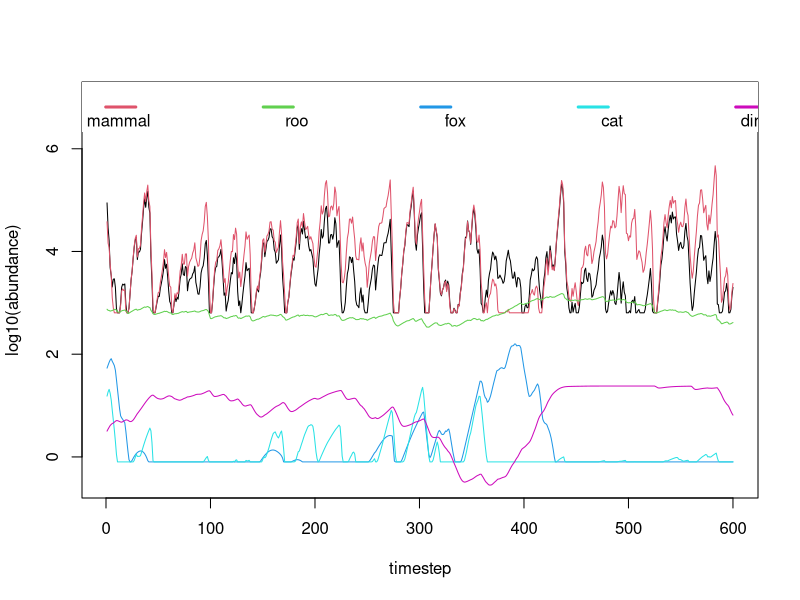
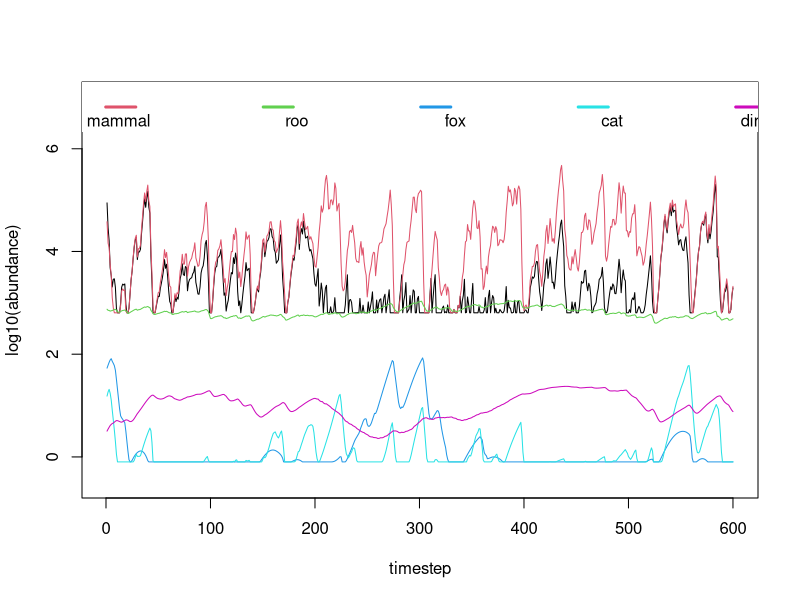
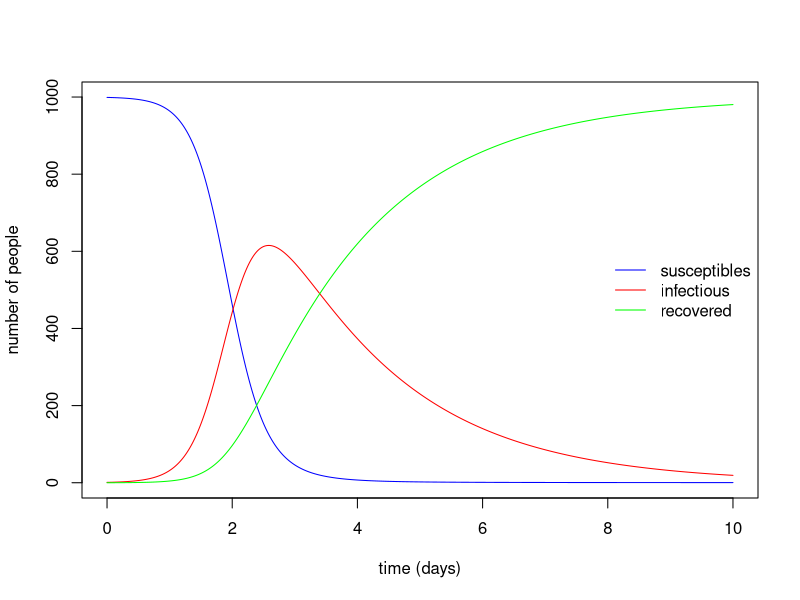

R code for these plots, in order:
## ---- chunk 1
#### Parameter values
veg_term1 <- 55.12
veg_term2 <- 0.0153
veg_term3 <- 0.00056
veg_term4 <- 2.5

min_fox <- 0.0001
min_cat <- 0.0001

roo_weight <- 26

##### fox parameters
min_r_fox <- 0.56
upper_r_fox <- 0.77
d_fox <- 3.2            # demographic efficiency

max_c_fr <- 1.096
max_c_fb <- 1.096

# half saturation density for functional responses
hs_rab_f <- 1.32      # over rabbit
hs_bilby_f <- 0.99    # over bilby
##### end fox parameters

##### cat parameters
min_r_cat <- 0.56
upper_r_cat <- 0.81
d_cat <- .6  # this is the demographic efficiency for cats - varied between 2 and 5 in Robley's report

max_c_cr <- 0.874
max_c_cb <- 2.874

# half saturation density for functional responses
hs_rab_c <- 0.5       # over rabbit
hs_bilby_c <- 0.99    # over bilby
##### end cat parameters

##### small native mammal parameters
bilby_weight <- 0.782
min_r_bilby <- 4.6
upper_r_bilby <- 5.5
d_bilby <- 0.0045
##### end small native mammal parameters

##### rabbit parameters
rabbit_weight <- 0.782
min_r_rabbit <- 4.6
upper_r_rabbit <- 5.5
d_rabbit <- 0.0045

# the following two parameters are applied to both rabbits and small mammals
max_c_rv <- 0.068       # maximum intake of vegetation by rabbit
f_rv <- 138             # foraging efficiency of rabbit on vegetation
###### end rabbit parameters


##### dingo parameters
max_c_dk <- 0.68      # maximum intake rate of kangaroo
f_dk <- .1            # foraging efficiency on kangaroo

max_c_dr <- 0.2       # maximum intake rate of rabbit
f_dr <- .4            # foraging efficiency on rabbit

min_r_dingo <- 1.22   # maximum rate of decrease
max_r_dingo <- 0.63
d_dingo <- 2.5       # demographic efficiency of dingo
K_dingo <- 0.003      # carrying capacity of dingo per hectare

d_int_fox <- .7      # maximun killing rate of fox
d_int_cat <- .3       # maximum killing rate of cat

f_df <- 0.3           # foraging efficiency on fox
f_dc <- 0.3           # foraging efficiency on cat
##### end dingo parameters

##### kangaroo parameters
min_r_roo <- 1.6      # maximum rate of decrease of kangaroo
upper_r_roo <- 1.7496
d_roo <- 142.9

max_c_kv <- 0.086
f_kv <- 34
##### end kangaroo parameters

## ---- chunk 2
# This function contains the model specifications. It executes one single iteration of the model
# following the mathematical formulation presented in Lurgi et al. (2018) Journal of Applied Ecology
ExecuteIterationGeneralised <- function(current_abs, i, current_qt, kill='', fraction=0){
  ###### species order (and index) in current_abs (and next_abs) (vectors of abundances):
  ###### vegetation (1), rabbit (2), small-mammal (3), kangaroo (4), fox (5), cat (6), dingo (7)
  
  veg <- current_abs[1]
  rabbits <- current_abs[2]
  bilby <- current_abs[3]
  roos <- current_abs[4]
  fox <- current_abs[5]
  cat <- current_abs[6]
  dingoes <- current_abs[7]
  
  if(current_qt == 3){
    if(kill == 'rabbit'){ rabbits <- rabbits - (rabbits * fraction) }
    if(kill == 'dingo' ){ dingoes <- dingoes - (dingoes * fraction) }
    if(kill == 'fox'){ fox <- fox - (fox * fraction) }
    if(kill == 'cat'){ cat <- cat - (cat * fraction) }
  }
  
  R <- rainfall_data[ceiling(i/4),(current_qt+1)]
  
  ####### gains (numerical responses)
  veg_per_ha <- veg/8000
  
  veg_growth <- (-veg_term1) - (veg_term2 * veg_per_ha) - (veg_term3 * (veg_per_ha**2)) + (veg_term4 * R)
  
  veg_growth <- veg_growth * 8000
  
  g_rabbits <- ( ( (max_c_fr / rabbit_weight) * ((rabbits)**2))  / ( ((hs_rab_f*8000)**2) + (rabbits)**2) )
  rabbits_taken_fox <- ((365/4) * ( ((fox) * g_rabbits)  / (rabbits) )) 
  
  g_rabbits_cat <- (( (max_c_cr / rabbit_weight) * (rabbits)) / (( hs_rab_c * 8000) + (rabbits)))
  rabbits_taken_cat <- ((365/4) * ( ((cat) * g_rabbits_cat)  / (rabbits) )) 
  
  g_bilbies <- ( ( (max_c_fb/ bilby_weight) * (bilby))  / ( (hs_bilby_f * 8000) + (bilby)) )
  bilbies_taken_fox <- ((365/4) * ( ((fox) * g_bilbies * (1 - (g_rabbits/max_c_fr)) )  / (bilby) ))
  
  g_bilbies_cat <- ( ( (max_c_cb / bilby_weight) * (bilby))  / ( (hs_bilby_c * 8000) + (bilby)) )
  bilbies_taken_cat <- ((365/4) * ( ((cat) * g_bilbies_cat * (1 - (g_rabbits_cat/max_c_cr)) )  / (bilby) ))
  
  bilby <- (bilby *  exp( (-min_r_bilby + (upper_r_bilby *(1 - exp(-d_bilby*veg/8000) ))) - bilbies_taken_fox - bilbies_taken_cat ) ) 
  
  if(is.na(bilby) | bilby < (0.08*8000)){
    bilby <- (0.08*8000)
  }
  
  #functional response of dingo
  I_dingo <- .745 * (1-exp(-(roos/8000)/f_dk))
  I_dingo_rab <- max_c_dr * (1-exp(-(rabbits/8000)/f_dr))
  dingo_numerical <- ( (-min_r_dingo + ((I_dingo + I_dingo_rab) * d_dingo)) )
  
  ##### in the following the variable 'dingo_numerical', which is actually the rate
  ##### of increase of the dingo, is divided by 4 because this is an annual rate of increase
  ##### see Forsyth's code for details...
  if(dingo_numerical < 0){
    dingoes <- dingoes * exp(dingo_numerical/4)
  }else{
    dingo_numerical <- (dingo_numerical * ( 1 - (dingoes / (K_dingo * 8000) )))/4  #### 24 is the carrying capacity for dingo at 8000 ha
    if(dingo_numerical > max_r_dingo){
      dingo_numerical <- (max_r_dingo)/4
    }
    dingoes <- dingoes * exp(dingo_numerical)
  }
  
  if(is.na(dingoes) | dingoes < (0.0000025 * 8000)){
    dingoes <- (0.0000025 * 8000)
  }
  
  ##### kangaroos taken by dingo
  roos_taken <-  dingoes * I_dingo
  #### numerical response of kangaroo
  roos <- (roos * exp( ( - min_r_roo + (upper_r_roo * ( 1 - exp( - (veg/8000) / d_roo ) )) )/4  )) - roos_taken
  
  if(is.na(roos) | roos < (0.001 * 8000)){
    roos <- (0.001 * 8000)
  }
  
  #### rabbits losses and numerical reponses
  rabbits_taken_dingo <- ((365/4) * ( ((dingoes) * I_dingo_rab)  / (rabbits) )) 
  rabbits_taken <- rabbits_taken_fox + rabbits_taken_cat + rabbits_taken_dingo
  rabbits <- (rabbits *  exp( (- min_r_rabbit + (upper_r_rabbit *(1 - exp(-d_rabbit*veg/8000) ))) -  rabbits_taken  )) 
  
  if(is.na(rabbits) | rabbits < (0.08*8000)){
    rabbits <- (0.08 * 8000)
  }
  
  # numerical responses of fox and cat
  # d_int is the predator intake efficiency - in this case how good they are at killing the other predators
  I_dingo_fox <- d_int_fox * (1 - exp(-(fox/8000)/f_df))
  fox_killed_dingo <- ((dingoes * I_dingo_fox) * (365/4))
  fox <- (fox * (exp( -min_r_fox + (upper_r_fox * (1 - exp(-d_fox*(rabbits/8000 + bilby/8000) ) ) ))) - fox_killed_dingo)
  
  # from the report: r =−a+c(1−e−dR)−hF
  I_dingo_cat <- d_int_cat * (1-exp(-(cat/8000)/f_dc))
  cat_killed_dingo <- ((dingoes * I_dingo_cat) * (365/4))
  cat <- (cat * exp( -min_r_cat + (upper_r_cat * (1 - exp(-d_cat * (rabbits/8000+bilby/8000) ) )) ) - cat_killed_dingo)
  
  if(fox < (min_fox*8000)){
    fox <- (min_fox * 8000)
  }
  
  if(cat < (min_cat * 8000)){
    cat <- (min_cat * 8000)
  }
  
  veg <- veg + veg_growth
  
  ######## vegetation losses (functional responses of herbivores)
  veg_taken_rabbits <- ((rabbits) * ( ( max_c_rv * (1-exp(-(veg/8000)/f_rv)) * (rabbit_weight**(0.75)) ) * (365/4) ))
  veg_taken_bilby <- ((bilby) * ( ( max_c_rv * (1-exp(-(veg/8000)/f_rv)) * (rabbit_weight**(0.75)) ) * (365/4) ))
  veg_taken_roos <- (roos * ( ( max_c_kv * (1-exp(-(veg/8000)/f_kv)) * (roo_weight**(0.75)) ) * (365/4) ))
  
  veg <- veg - veg_taken_rabbits - veg_taken_bilby - veg_taken_roos
  
  if(veg < 0){ veg <- 10 }
  
  next_abs <- c(veg, rabbits, bilby, roos, fox, cat, dingoes)
  
  responses <- c(veg_taken_rabbits, veg_taken_bilby, veg_taken_roos, rabbits_taken_fox, bilbies_taken_fox, rabbits_taken_cat, bilbies_taken_cat, rabbits_taken_dingo, roos_taken, fox_killed_dingo, cat_killed_dingo)
  
  return(list(next_abs=next_abs, responses=responses))
}

## ---- chunk 3
# Seed to ensure reproducibility
set.seed(9315)

# numbers of time step in the simulation
steps <- 600

# values extracted from empirical observations of the abundance ranges of each species
veg <- runif(1, min=1600000, max=3200000)
rabbit <- runif(1, min=17600, max=120000)
sm <- runif(1, min=17600, max=120000)
roo <- runif(1, min=400, max=1600)
fox <- runif(1, min=48, max=72)
cat <- runif(1, min=7.2, max=17.6)
dingo <- runif(1, min=2.4, max=24)

dynamics <- array(dim=c(steps, 7))
dynamics[1,] <- c(veg, rabbit, sm, roo, fox, cat, dingo)

steps_per_qt <- ceiling(steps/4)+1

#### rainfall data from Lerida (Yathong)
rainfall_data <- data.frame('1'=rnorm(steps_per_qt,99,69), '2'=rnorm(steps_per_qt,87,67), '3'=rnorm(steps_per_qt,82,39), '4'=rnorm(steps_per_qt,80,49))
rainfall_data[rainfall_data < 0] <- 0

current_qt <- 1

# the species to be managed
sp <- 'rabbit'

# the management level
l <- 0

for(i in 1:(steps-1)){
  cur_abs <- dynamics[i,]
  
  # control is only applied for a fraction of the simulation between timesteps 200 and 400
  if(i >= 201 & i <= 400){
    exec <- ExecuteIterationGeneralised(cur_abs, i, current_qt, sp, l)
    next_abs <- exec$next_abs
  }else{
    exec <- ExecuteIterationGeneralised(cur_abs, i, current_qt)
    next_abs <- exec$next_abs
  }
  
  dynamics[(i+1),] <- next_abs
  current_qt <- (current_qt+1)%%4
}

matplot(log10(dynamics[,-1]), type='l', lty=1, col=c(1,2,3,4,5,6), ylim=c(-.5,7), ylab = 'log10(abundance)', xlab = 'timestep')
legend('top', c("rabbit", "small mammal", "roo", "fox", "cat", "dingo"), pch = "-", col = c(1,2,3,4,5,6), box.lwd=0, y.intersp = 1.5, horiz=TRUE, lwd=3, adj=c(1,1.5))

## ---- chunk 4
# Seed to ensure reproducibility
set.seed(9315)

# numbers of time step in the simulation
steps <- 600

# values extracted from empirical observations of the abundance ranges of each species
veg <- runif(1, min=1600000, max=3200000)
rabbit <- runif(1, min=17600, max=120000)
sm <- runif(1, min=17600, max=120000)
roo <- runif(1, min=400, max=1600)
fox <- runif(1, min=48, max=72)
cat <- runif(1, min=7.2, max=17.6)
dingo <- runif(1, min=2.4, max=24)

dynamics <- array(dim=c(steps, 7))
dynamics[1,] <- c(veg, rabbit, sm, roo, fox, cat, dingo)

steps_per_qt <- ceiling(steps/4)+1

#### rainfall data from Lerida (Yathong)
rainfall_data <- data.frame('1'=rnorm(steps_per_qt,99,69), '2'=rnorm(steps_per_qt,87,67), '3'=rnorm(steps_per_qt,82,39), '4'=rnorm(steps_per_qt,80,49))
rainfall_data[rainfall_data < 0] <- 0

current_qt <- 1

# the species to be managed
sp <- 'rabbit'

# the management level
l <- 0.9

for(i in 1:(steps-1)){
  cur_abs <- dynamics[i,]
  
  # control is only applied for a fraction of the simulation between timesteps 200 and 400
  if(i >= 201 & i <= 400){
    exec <- ExecuteIterationGeneralised(cur_abs, i, current_qt, sp, l)
    next_abs <- exec$next_abs
  }else{
    exec <- ExecuteIterationGeneralised(cur_abs, i, current_qt)
    next_abs <- exec$next_abs
  }
  
  dynamics[(i+1),] <- next_abs
  current_qt <- (current_qt+1)%%4
}

matplot(log10(dynamics[,-1]), type='l', lty=1, col=c(1,2,3,4,5,6), ylim=c(-.5,7), ylab = 'log10(abundance)', xlab = 'timestep')

legend('top', c("rabbit", "small mammal", "roo", "fox", "cat", "dingo"), pch = "-", col = c(1,2,3,4,5,6), box.lwd=0, y.intersp = 1.5, horiz=TRUE, lwd=3, adj=c(1,1.5))

## ---- chunk 5

# Code for the implementation of the SIR model for disease dynamics
# Taken from: https://rpubs.com/choisy/sir

require(deSolve)
sir_equations <- function(time, variables, parameters) {
  with(as.list(c(variables, parameters)), {
    dS <- -beta * I * S
    dI <-  beta * I * S - gamma * I
    dR <-  gamma * I
    return(list(c(dS, dI, dR)))
  })
}

# definition of parameters and their values
parameters_values <- c(
  beta  = 0.004, # infectious contact rate (/person/day)
  gamma = 0.5    # recovery rate (/day)
)


# the initial conditions for the model
initial_values <- c(
  S = 999,  # number of susceptibles at time = 0
  I =   1,  # number of infectious at time = 0
  R =   0   # number of recovered (and immune) at time = 0
)

# time
time_values <- seq(0, 10, by= 0.001)

# giving the model to the solver with parameter values and time
sir_values_1 <- ode(y = initial_values, times = time_values, func = sir_equations, parms = parameters_values)

# formatting
sir_values_1 <- as.data.frame(sir_values_1)

# plotting the results
with(sir_values_1, {
# plotting the time series of susceptibles:
  plot(time, S, type = "l", col = "blue", xlab = "time (days)", ylab = "number of people")
# adding the time series of infectious:
  lines(time, I, col = "red")
# adding the time series of recovered:
  lines(time, R, col = "green")
})

# adding a legend:
legend("right", c("susceptibles", "infectious", "recovered"), col = c("blue", "red", "green"), lty = 1, bty = "n")
